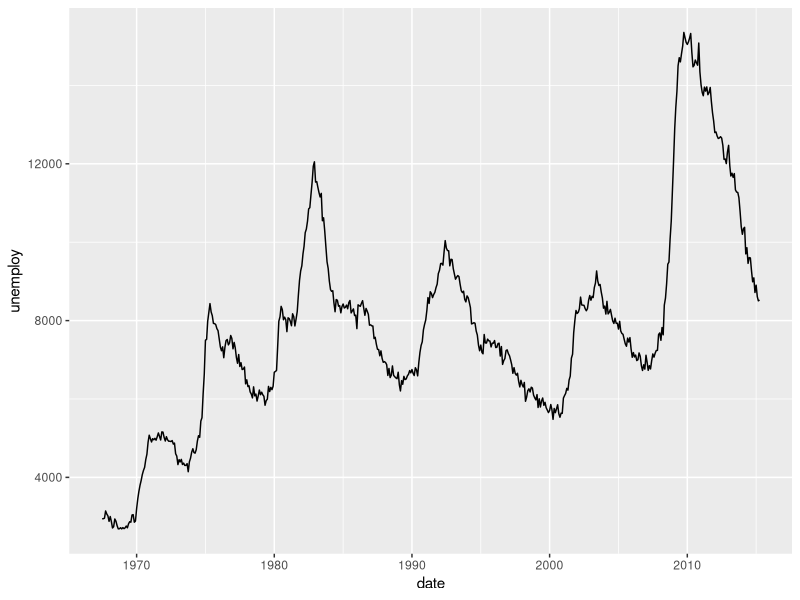
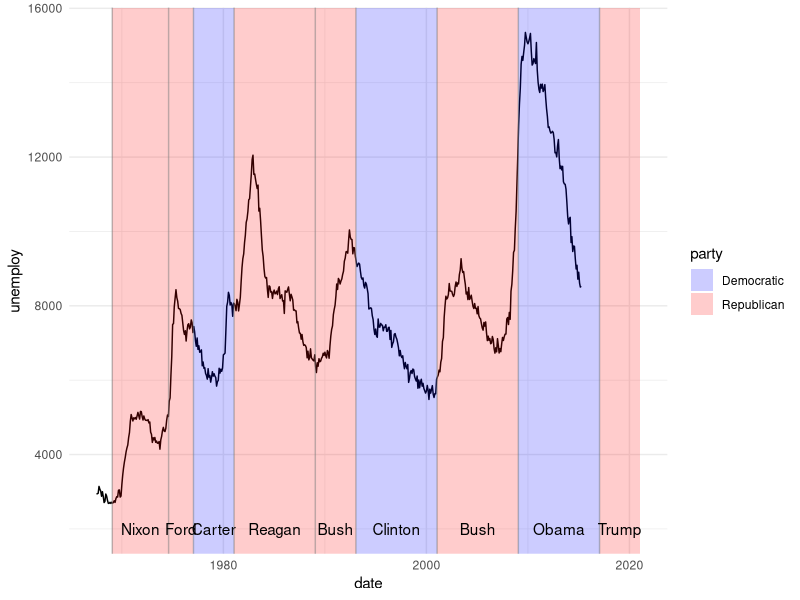

Here is the R script that generated these plots, in order:
library(tidyverse); library(lubridate)

ggplot(economics, aes(date, unemploy)) +
  geom_line()

presidents <- subset(presidential, start > economics$date[1])
presidents$x_pos <- presidents$start + (presidents$end - presidents$start) / 2

ggplot(economics) +
  geom_line(aes(date, unemploy)) +
  geom_rect(data=presidents,
            aes(xmin=start, xmax=end, fill=party), ymin=-Inf, ymax=Inf, alpha=0.2) +
  geom_vline(data=presidents,
             aes(xintercept=as.numeric(start)),
             colour="grey50",
             alpha=0.5) +
  geom_text(data=presidents,
            aes(x=x_pos, y=2000, label=name)) +
  scale_fill_manual(values=c("blue", "red")) +
  theme_minimal()
